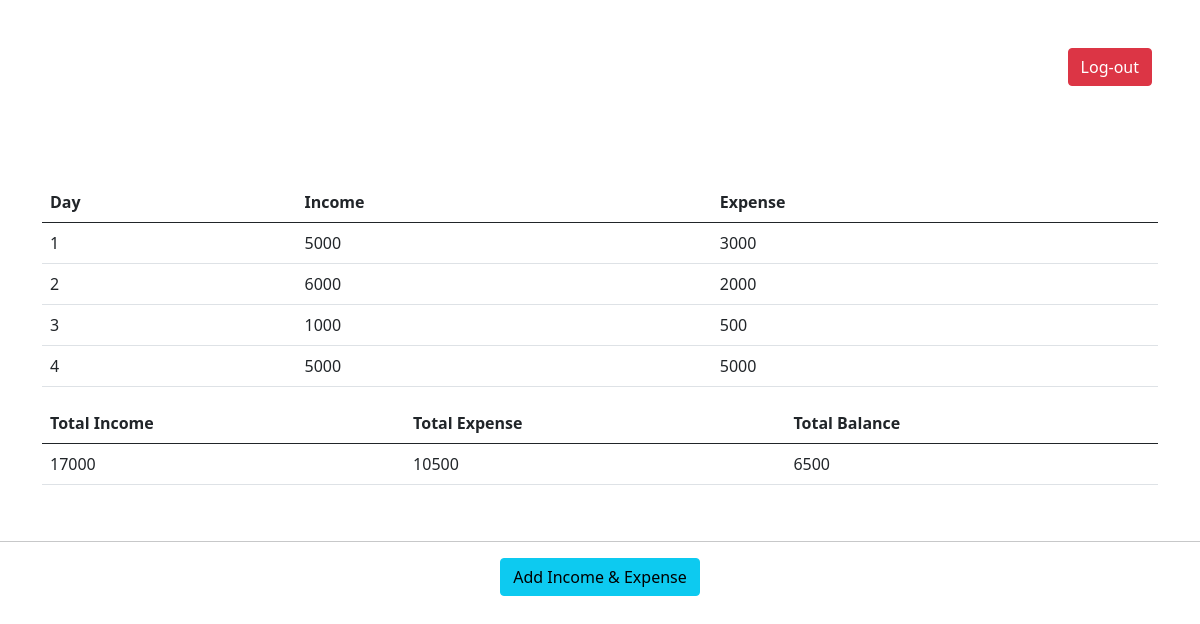
Page /Views/home.php (signed in) on the committed database.
### tables this page shows
CREATE TABLE `incomes` (
  `day` int(100) NOT NULL,
  `income` int(100) NOT NULL,
  `expense` int(100) NOT NULL
);

### Views/home.php (the view, shortened to what this page needs)
<!DOCTYPE html>
<html lang="en">
<head>
    <link href="https://cdn.jsdelivr.net/npm/bootstrap@5.0.2/dist/css/bootstrap.min.css" rel="stylesheet">
</head>
<body>
  <div class="text-end m-5">
          <a class="btn btn-danger" href="../Controllers/logout">Log-out</a>
      </div>
    <div class="container pt-5">
        <form>
            <table class="table">
                <thead>
                  <tr>
                    <th scope="col">Day</th>
                    <th scope="col">Income</th>
                    <th scope="col">Expense</th>
                  </tr>
                </thead>
                <tbody>
                <?php
                  $conn=getConnection();
                  $sql="select * from incomes";
                  $query = mysqli_query($conn, $sql);
                  $sumIncome =0;
                  $sumExpense = 0;
                  while($result = mysqli_fetch_array($query)){
                    ?>
                    <tr>
                      <td><?php echo $result['day']; ?></td>
                      <td><?php echo $result['income'] ;?></td>
                      <td><?php echo $result['expense'];?></td>
                    </tr>
                      <?php $sumIncome = intval($result['income'] + $sumIncome)?>
                      <?php $sumExpense = intval($result['expense'] + $sumExpense)?>
                	<?php
                      $totalBalance = $sumIncome - $sumExpense;
                      }
                	?>
                </tbody>
              </table>
              <table class="table">
                <thead>
                  <th>Total Income</th>
                  <th>Total Expense</th>
                  <th>Total Balance</th>
                </thead>
                <tr>
                  <td><?php echo $sumIncome; ?></td>
                  <td><?php echo $sumExpense; ?></td>
                  <td><?php echo $totalBalance; ?></td>
                </tr>
              </table>
        </form>
    </div>
    <br>
    <div>
      <hr>
    </div>
    <div class="text-center">
        <a class="btn btn-info" href="addValue.php">Add Income & Expense</a>
    </div>
</body>
</html>

### rows in the picture
incomes: day "1", income "5000", expense "3000"
incomes: day "2", income "6000", expense "2000"
incomes: day "3", income "1000", expense "500"
incomes: day "4", income "5000", expense "5000"

### other values in the picture
$sumIncome "17000"
$sumExpense "10500"
$totalBalance "6500"
